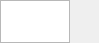
<?xml version="1.0" encoding="UTF-8"?>
<ui version="4.0">
 <class>FlickNumber</class>
 <widget class="QWidget" name="FlickNumber">
  <property name="geometry">
   <rect>
    <x>0</x>
    <y>0</y>
    <width>51</width>
    <height>30</height>
   </rect>
  </property>
  <property name="windowTitle">
   <string>Form</string>
  </property>
  <layout class="QHBoxLayout" name="horizontalLayout">
   <property name="spacing">
    <number>0</number>
   </property>
   <property name="margin">
    <number>0</number>
   </property>
   <item>
    <widget class="QListWidget" name="listWidget">
     <property name="minimumSize">
      <size>
       <width>0</width>
       <height>43</height>
      </size>
     </property>
     <property name="font">
      <font>
       <family>Lucida Sans Unicode</family>
       <pointsize>14</pointsize>
      </font>
     </property>
     <property name="lineWidth">
      <number>0</number>
     </property>
     <property name="showDropIndicator" stdset="0">
      <bool>false</bool>
     </property>
    </widget>
   </item>
   <item>
    <widget class="QLabel" name="wheelLabel">
     <property name="minimumSize">
      <size>
       <width>29</width>
       <height>43</height>
      </size>
     </property>
     <property name="text">
      <string/>
     </property>
    </widget>
   </item>
  </layout>
 </widget>
 <resources/>
 <connections/>
</ui>
